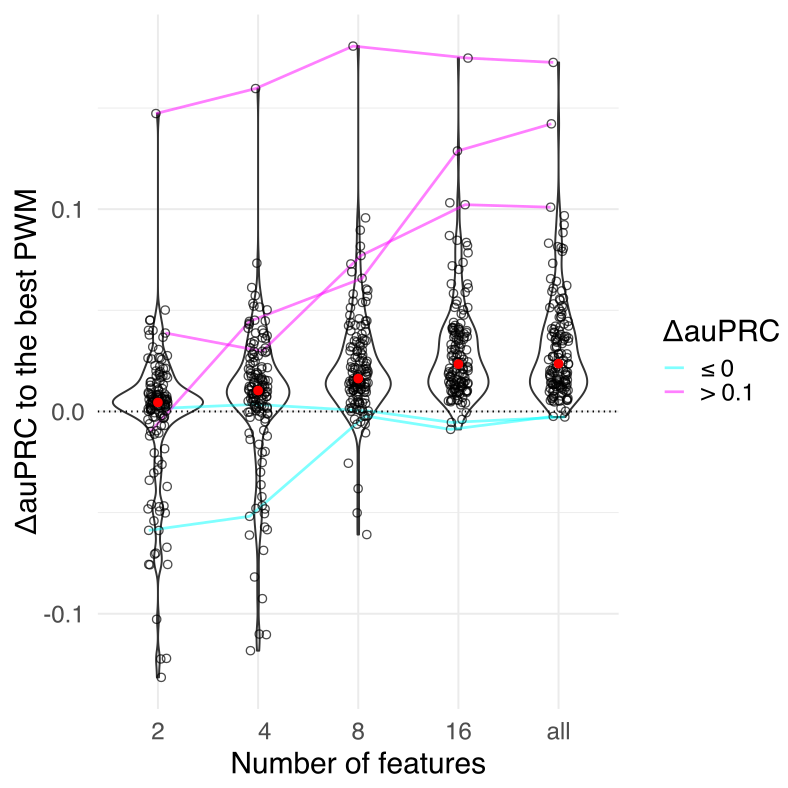

Write the R code that produced this figure.
# Libraries
library(ggplot2)
library(dplyr)
library(hrbrthemes)
library(viridis)
library(ggpubr)
library(ggrepel)
library(gapminder)
library(ggExtra)
library(extrafont)
font_import()


theme_set(theme_get() + theme(text = element_text(family = 'Arial')))


data_summary <- function(x) {
  m <- mean(x)
  ymin <- m-sd(x)
  ymax <- m+sd(x)
  return(c(y=m,ymin=ymin,ymax=ymax))
}

df_violin_CHS <- read.csv("./df_violin_CHS_pr_15022024.csv")

df_violin_CHS$TF_name <- as.factor(df_violin_CHS$TF_name)


library(MASS) 
library(reshape2) 
library(reshape) 

c = df_violin_CHS %>% dplyr::select(c("TF_name", "roc_auc_test_H_PWM", "dLR", "PWM")) %>% 
  dcast(TF_name~PWM, value.var = "dLR") %>% 
  merge(df_violin_CHS, by="TF_name") %>% 
  mutate( n=factor(Count,levels=c(2,4,8,16,"all")) ) %>% 
  dplyr::arrange(TF_name, n) %>% 
  dplyr::group_by(TF_name) %>% 
  mutate(diffc = cut(`all`, c(-Inf, 0, 0.1, Inf))) %>% 
  mutate(diffc_m = replace(diffc, diffc=="(0,0.1]", NA)) %>% 
  ggplot2::ggplot(., aes(y = dLR, x = n)) +
  geom_violin() + 
  geom_path(
    aes(group = TF_name, colour = diffc_m), 
    size = 0.7, alpha = 0.5, 
    position = position_jitter(width = 0.1, seed = 3922)
  ) + 
  
  geom_point(alpha=0.7, shape=21, size=2, position = position_jitter(width = 0.1, seed = 3922), 
             colour = "black") +  
  scale_color_manual(name = "diffc_m",
                     values = c("(-Inf,0]" = "cyan",
                                "(0.1, Inf]" = "magenta"),
                     labels = c("≤ 0", "> 0.1"), na.translate = F)+
  stat_summary(fun.y=median, geom="point", size=2, color="red") +
  
  ylab("ΔauPRC to the best PWM") +
  xlab("Number of features")+
  geom_hline(yintercept = 0, linetype="dotted")+
  theme_minimal(base_size = 21) +
  theme(panel.grid = element_line(size = 0.5)) + 
  guides(color=guide_legend("ΔauPRC"))


c

library(Cairo)

Cairo(file='Figure_S8H_CHS_PR.pdf', type="pdf", width=200, height=200, units="mm")
c
dev.off()
